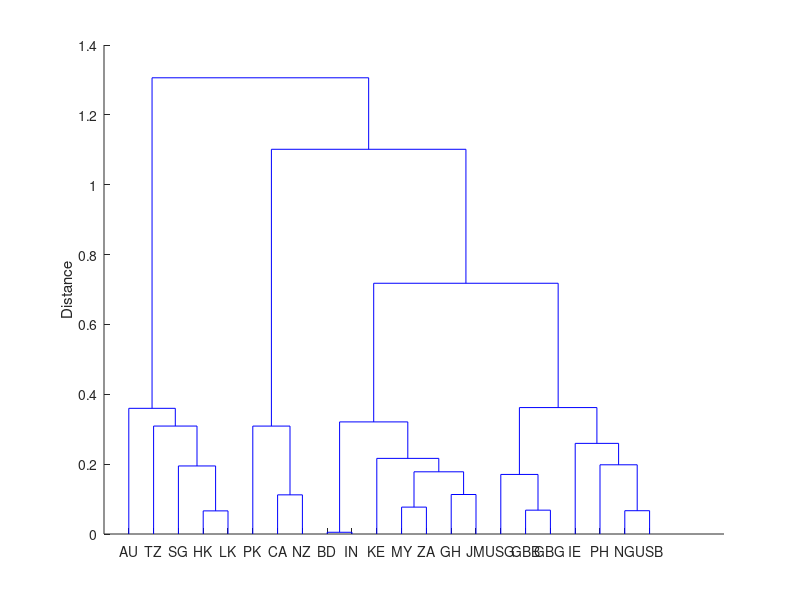

Source code (MATLAB):
A = importdata('weat-data2.txt');
At = A;
%A = importdata('expanded-weat-data.txt');
%At = transpose(A);
[R,P] = corrcoef(At);
tree = linkage(R,'average');  
xlabs = {'AU', 'BD', 'CA','GBB','GBG','GH','HK','IE','IN','JM','KE','LK','MY','NG','NZ','PH','PK','SG','TZ','USB','USG','ZA'};
figure;dendrogram(tree,0,'labels',xlabs);

ylabel('Distance');

save('weat-exp-corr','R','-ascii')